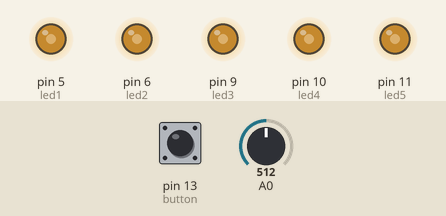
The sketch below on a simulated Arduino Uno, built with avr-gcc and run on an emulated ATmega328P. Parts: output pins drawn as LEDs (lit = HIGH). Dashed ring = blinking. The inputs (shaded band) are chosen by the test bench; at power-on: A0 = 512, pin 13 (button) HIGH.

Above: at 1.2 s.
1.3 s: A0 set to 716
At 2.2 s:
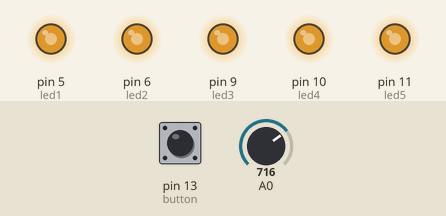
2.8 s: pin 13 (button) pulled LOW for 0.15 s
At 3.5 s:
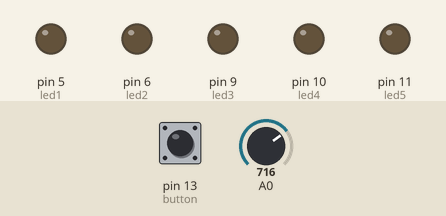
4.5 s: pin 13 (button) pulled LOW for 1 s
At 4.85 s:
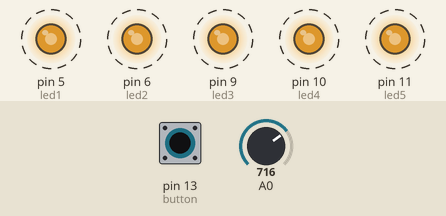
7.7 s: A0 set to 900
10.7 s: pin 13 (button) pulled LOW for 0.15 s
At 10.97 s:
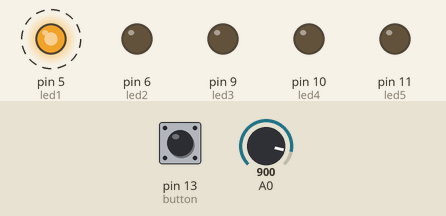
13.7 s: A0 set to 511
Timing chart, 0 to 17.7 s (numbered marks = the images above; inputs shaded):
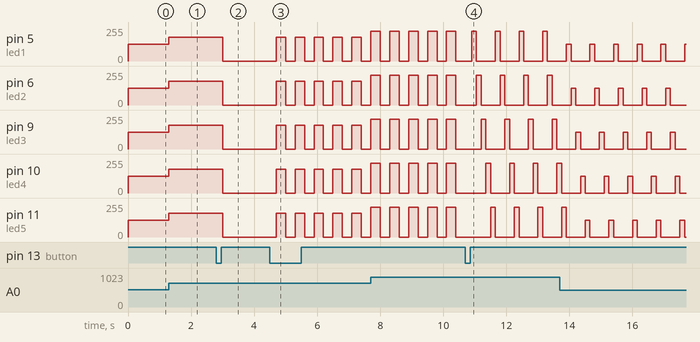

Measured:
- after the input at 1.3 s, pin 5 (led1), pin 6 (led2), pin 9 (led3), pin 10 (led4), pin 11 (led5): 127/255 → 178/255 at once
- after the input at 2.8 s, pin 5 (led1), pin 6 (led2), pin 9 (led3), pin 10 (led4), pin 11 (led5): 178/255 → 0/255 after 0.20 s
- after the input at 4.5 s, pin 5 (led1), pin 6 (led2), pin 9 (led3), pin 10 (led4), pin 11 (led5): alternates 178/255 for 0.30 s and 0/255 for 0.30 s, starting after 0.20 s

The sketch:

mini_project1.ino
```cpp
// LED pins (must be PWM-capable pins to control brightness via potentiometer)
int led1 = 5; // red
int led2 = 6; // orange
int led3 = 9; // yellow
int led4 = 10; // green
int led5 = 11; // blue

// button variables
int button = 13; // pushbutton pin
int pattern = 1; // current LED pattern
int prev_button = HIGH; // previous button state
int curr_button = HIGH; // current button state

void setup() {
  // set LEDs as outputs
  pinMode(led1, OUTPUT);
  pinMode(led2, OUTPUT);
  pinMode(led3, OUTPUT);
  pinMode(led4, OUTPUT);
  pinMode(led5, OUTPUT);

  // set button as input with pull-up resistor
  pinMode(button, INPUT_PULLUP);

  // start serial monitor for debugging
  Serial.begin(9600);
}

void loop() {
  // read potentiometer (analog input)
  int pot = analogRead(A0);
  // map potentiometer value to brightness
  int brightness = map(pot, 0, 1023, 0, 255);
  // Serial.println(brightness); // print brightness for testing

  // read button state
  curr_button = digitalRead(button);

  // detect button press and change pattern
  if (prev_button == HIGH && curr_button == LOW) {
    pattern = pattern + 1;     // go to next pattern
    if (pattern > 6) {         // loop back after 6
      pattern = 1;
    }
    delay(200); // general delay
  }
  prev_button = curr_button;

  // choose LED behavior based on pattern number

  // pattern 1: biker is braking
  if (pattern == 1) {
    // all LEDs on with brightness
    analogWrite(led1, brightness);
    analogWrite(led2, brightness);
    analogWrite(led3, brightness);
    analogWrite(led4, brightness);
    analogWrite(led5, brightness);
  }

  // pattern 2: biker is at rest (not "driving")
  else if (pattern == 2) {
    // all LEDs off
    analogWrite(led1, 0);
    analogWrite(led2, 0);
    analogWrite(led3, 0);
    analogWrite(led4, 0);
    analogWrite(led5, 0);
  }

  // pattern 3: biker is "driving"
  else if (pattern == 3) {
    // all LEDs blink together
    analogWrite(led1, brightness);
    analogWrite(led2, brightness);
    analogWrite(led3, brightness);
    analogWrite(led4, brightness);
    analogWrite(led5, brightness);
    delay(300);
    analogWrite(led1, 0);
    analogWrite(led2, 0);
    analogWrite(led3, 0);
    analogWrite(led4, 0);
    analogWrite(led5, 0);
    delay(300);
  }

  // pattern 4: biker is turning left
  else if (pattern == 4) {
    // LEDs light up one by one (red to blue)
    analogWrite(led1, brightness); delay(150); analogWrite(led1, 0);
    analogWrite(led2, brightness); delay(150); analogWrite(led2, 0);
    analogWrite(led3, brightness); delay(150); analogWrite(led3, 0);
    analogWrite(led4, brightness); delay(150); analogWrite(led4, 0);
    analogWrite(led5, brightness); delay(150); analogWrite(led5, 0);
  }

  // pattern 5: biker is turning right
  else if (pattern == 5) {
    // LEDs light up one by one (blue to red)
    analogWrite(led5, brightness); delay(150); analogWrite(led5, 0);
    analogWrite(led4, brightness); delay(150); analogWrite(led4, 0);
    analogWrite(led3, brightness); delay(150); analogWrite(led3, 0);
    analogWrite(led2, brightness); delay(150); analogWrite(led2, 0);
    analogWrite(led1, brightness); delay(150); analogWrite(led1, 0);
  }

  // pattern 6: biker has emergency lights on
  else if (pattern == 6) {
    // only first and last LED blink alternately
    analogWrite(led5, brightness); delay(150); analogWrite(led5, 0);
    analogWrite(led1, brightness); delay(150); analogWrite(led1, 0);
  }
}
```
